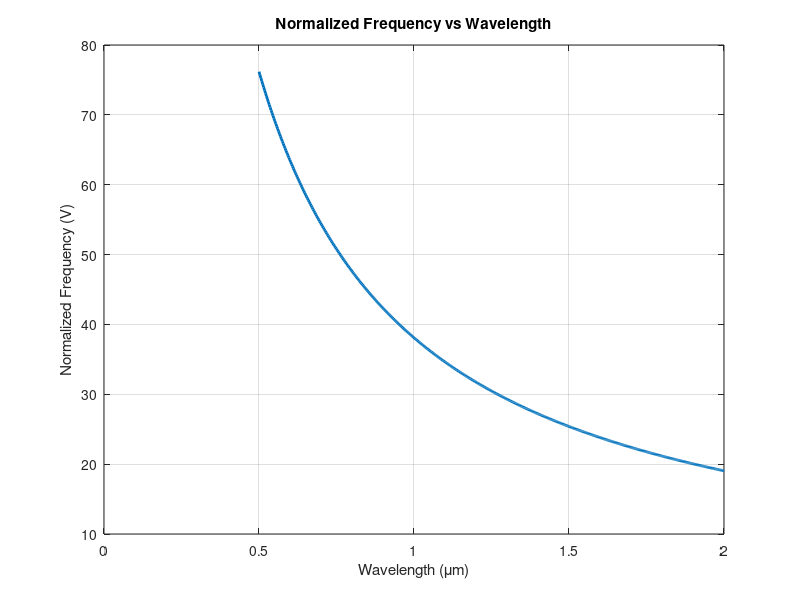

The MATLAB source for this figure:
clc;
clear;
close all;

n1 = 1.48;
n2 = 1.46;
a = 25e-6;                 % Core radius (m)
lamda = 870e-9;            % Wavelength (m)

NA = sqrt(n1^2 - n2^2);

V_number = (2*pi*a/lamda)*NA;

% Graded-index fiber
M = V_number^2/4;

lamda_graph = linspace(0.5e-6,2e-6,500);

v_graph = (2*pi*a./lamda_graph).*NA;

if V_number < 2.405
    fprintf('Fiber Type : Single Mode\n');
else
    fprintf('Fiber Type : Multimode\n');
end

figure;
plot(lamda_graph*1e6,v_graph,'LineWidth',2);
grid on;
xlabel('Wavelength (\mum)');
ylabel('Normalized Frequency (V)');
title('Normalized Frequency vs Wavelength');

lambda_cutoff = (2*pi*a*NA)/2.405;

fprintf('Numerical Aperture = %.4f\n',NA);
fprintf('V Number = %.4f\n',V_number);
fprintf('Cutoff Wavelength = %.3e m\n',lambda_cutoff);
fprintf('Maximum Guided Modes = %.2f\n',M);
